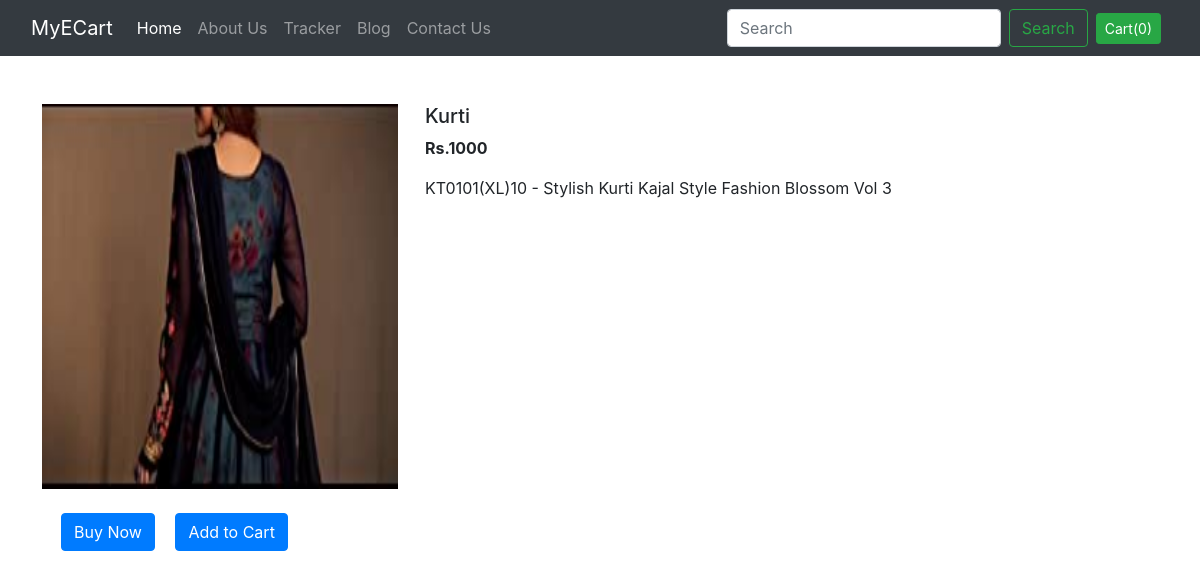
Page /shop/products/13 on the committed database.
### shop/models.py (models this page shows, shortened)
class Product(models.Model):
    product_id = models.AutoField
    product_name = models.CharField(max_length=50)
    category = models.CharField(max_length=50, default="")
    subcategory = models.CharField(max_length=50, default="")
    price = models.IntegerField(default=0)
    desc = models.CharField(max_length=300)
    pub_date = models.DateField()
    image = models.ImageField(upload_to="shop/images", default="")

### shop/views.py (the view)
# urls.py: path("products/<int:myid>",views.productview,name="ProductView"),
def productview(request, myid):
    product = Product.objects.filter(id=myid)
    return render(request, 'shop/productview.html', {'product': product[0]})

### shop/templates/shop/productview.html (shortened to what this page needs)
{% extends 'shop/basic.html' %}
{% block body %}
<div class="container my-5">
  <div class="row">
<div class="col-md-4">
  <div class="row">
<img src="/media/{{product.image}}" width="233px" height="385px">
  </div>
  <button class="btn btn-primary mx-3 my-4">Buy Now</button>
  <button class="btn btn-primary my-4">Add to Cart</button>
</div>
<div class="col-md-8">
  <h5>{{product.product_name}}</h5>
  <p><b>Rs.{{product.price}} </b></p>
  <p>{{product.desc}}</p>
</div>
</div>
</div>
{% endblock %}

### rows in the picture
Product: image (picture), product_name "Kurti", price "1000", desc "KT0101(XL)10 - Stylish Kurti Kajal Style Fashion Blossom Vol 3"
